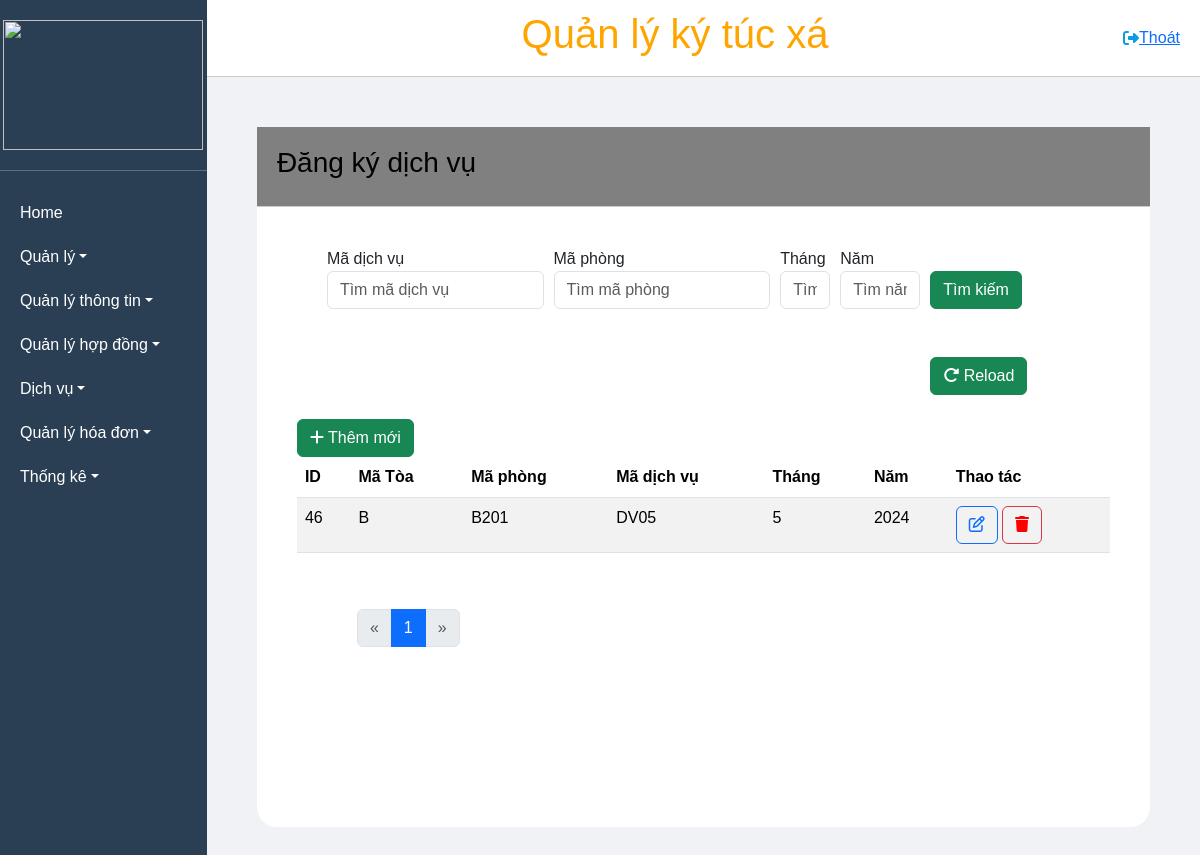
/DanhsachPDV, run on the app's committed database.
### tables this page shows
CREATE TABLE `dang_ky_dich_vu` (
  `id` int(11) NOT NULL,
  `maToa` varchar(50) NOT NULL,
  `id_room` varchar(50) NOT NULL,
  `id_service` varchar(50) NOT NULL,
  `month` int(11) NOT NULL,
  `year` int(11) NOT NULL
);

### MVC/Core/controller.php (called while the page is built, shortened)
<?php
class controller
{
    public function model($model)
    {
        return new $model;
    }
    public function view($view, $data = [])
    {
        require_once './MVC/Views/' . $view . '.php';
    }
}

### MVC/Controllers/DanhsachPDV.php (called while the page is built, shortened)
<?php
class DanhsachPDV extends controller
{
    private $dsdv;
    function __construct()
    {
        $this->dsdv = $this->model('PDV_m');
    }
    function Get_data()
    {
        $page = 1;
        $limit = 5;
        $dulieu = $this->dsdv->dichvuPDV_all($page, $limit);
        $total = $this->dsdv->count();
        $total_page = ceil($total / $limit);
        $dulieu1 = $this->dsdv->dichvu_idnamdv();
        $dulieu2 = $this->dsdv->hopdong_idP();
        $dulieu3 = $this->dsdv->dichvu_idnamdv();
        $phong = $this->dsdv->hopdong_idP();
         $toa = $this->dsdv->get_all_toa_hopdong();
         $toa1 = $this->dsdv->get_all_toa_hopdong();
        $this->view('MasterLayout', [
            'page' => 'DanhsachPDV_v',
            'dulieu' => $dulieu,
            'dulieu1' => $dulieu1,
            'dulieu2' => $dulieu2,
            'dulieu3' => $dulieu3,
            'phong' => $phong,
            'toa' => $toa,
            'toa1' => $toa1,
            'total_page' => $total_page,
            'limit' => $limit,
            'page_number' => $page
        ]);
    }
}

### MVC/Core/app.php (called while the page is built, shortened)
<?php
class app
{
    protected $action = 'Get_data';
    function __construct()
    {
        $arr = $this->processURL();
        if ($arr != null) {
            if (file_exists('./MVC/Controllers/' . $arr[0] . '.php')) {
                unset($arr[0]);
            }
        }
        $this->controller = new $this->controller;
        $this->param = $arr ? array_values($arr) : [];
        call_user_func_array([$this->controller, $this->action], $this->param);
    }
    function processURL()
    {
        if (isset($_GET['url'])) {
            return explode('/', filter_var(trim($_GET['url']), FILTER_DEFAULT));
        }
    }
}

### index.php (called while the page is built, shortened)
<?php
$app = new app();
?>

### MVC/Core/connectDB.php (called while the page is built, shortened)
<?php
class connectDB
{
    protected $serverName = "localhost";
    protected $userName = "root";
    protected $pwd = "";
    protected $dbName = "qlktx";
    function __construct()
    {
        $this->conn = mysqli_connect($this->serverName, $this->userName, $this->pwd, $this->dbName);
    }
}

### MVC/Models/PDV_m.php (called while the page is built, shortened)
<?php
class PDV_m extends connectDB
{
    public function dichvuPDV_all($page, $limit)
    {
        $offset = ($page - 1) * $limit;
        $sql = "SELECT * FROM dang_ky_dich_vu LIMIT $offset, $limit";
        return mysqli_query($this->conn, $sql);
    }
}

### MVC/Views/Pages/DanhsachPDV_v.php (the view, shortened to what this page needs)
<!DOCTYPE html>
<html lang="en">
<head>
</head>
<body>
    <div class="main">
        <div class="header">
            <h3>Đăng ký dịch vụ</h3>
        </div>
        <form method="post" action="http://localhost/QuanLyKyTucXa_new/DanhsachPDV/timkiem">
            <div class="form-inline">
                <div class="head_timkiem">
                    <div>
                        <label style="width: 100px;">Mã dịch vụ</label>
                        <input type="text" placeholder="Tìm mã dịch vụ" class="form-control" name="txtMaDV" value="<?php echo isset($_POST['txtMaDV']) ? htmlspecialchars($_POST['txtMaDV']) : ''; ?>">
                    </div>
                    <div>
                        <label style="width: 100px;">Mã phòng</label>
                        <input type="text" placeholder="Tìm mã phòng" class="form-control" name="txtMaPhong" value="<?php echo isset($_POST['txtMaPhong']) ? htmlspecialchars($_POST['txtMaPhong']) : ''; ?>">
                    </div>
                    <div>
                        <label style="width: 50px;">Tháng</label>
                        <input style="width: 50px;" type="text" placeholder="Tìm tháng" class="form-control" name="txtThang" value="<?php echo isset($_POST['txtThang']) ? htmlspecialchars($_POST['txtThang']) : ''; ?>">
                    </div>
                    <div>
                        <label style="width: 50px;">Năm</label>
                        <input style="width: 80px;" type="text" placeholder="Tìm năm" class="form-control" name="txtNam" value="<?php echo isset($_POST['txtNam']) ? htmlspecialchars($_POST['txtNam']) : ''; ?>">
                    </div>
                    <div>
                        <button type="submit" style="margin: 24px 0px" class="btn btn-success" name="btnTimKiem">Tìm kiếm</button>
                        <a href="http://localhost/QuanLyKyTucXa_new/DanhsachPDV" style="margin: 24px 0px" class="btn btn-success" name="btnReLoad"><i class="fa-solid fa-rotate-right"></i> Reload</a>
                    </div>
                </div>
                <button type="button" class="btn btn-success" data-bs-toggle="modal" data-bs-target="#addServiceModal"> <i class="fa-solid fa-plus"></i> Thêm mới </button>
                <table class="table table-striped table-hover">
                    <thead>
                        <tr>
                            <th>ID</th>
                            <th>Mã Tòa</th>
                            <th>Mã phòng</th>
                            <th>Mã dịch vụ</th>
                            <th>Tháng</th>
                            <th>Năm</th>
                            <th>Thao tác</th>
                        </tr>
                    </thead>
                    <tbody>
                        <?php
                        while ($row = mysqli_fetch_assoc($data['dulieu'])) {
                        ?>
                            <tr>
                                <td><?php echo htmlspecialchars($row['id']) ?></td>
                                <td><?php echo htmlspecialchars($row['maToa']) ?></td>
                                <td><?php echo htmlspecialchars($row['id_room']) ?></td>
                                <td><?php echo htmlspecialchars($row['id_service']) ?></td>
                                <td><?php echo htmlspecialchars($row['month']) ?></td>
                                <td><?php echo htmlspecialchars($row['year']) ?></td>
                                <td>
                                    <a class="btn btn-outline-primary" data-bs-toggle="modal" data-bs-target="#editServiceModal" onclick="updateDataPDV('<?php echo htmlspecialchars(json_encode($row)) ?>')"><i class="fa-regular fa-pen-to-square"></i></a>
                                    <a onclick="return confirm('Bạn có muốn xóa dịch vụ này không?');" href="http://localhost/QuanLyKyTucXa_new/DanhsachPDV/xoa/<?php echo $row['id'] ?>" class="btn btn-outline-danger"><i style="color: red;" class="fa-solid fa-trash"></i></a>
                                </td>
                            </tr>
                        <?php
                        }
                        ?>
                    </tbody>
                </table>
            </div>
            <?php
            if (isset($_POST['btnTimKiem'])) {
            } else {
            ?>
                <nav aria-label="Page navigation example">
                    <ul class="pagination">
                        <li class="page-item <?php if ($data['page_number'] <= 1) echo 'disabled'; ?>">
                            <a class="page-link" href="<?php if ($data['page_number'] > 1) echo "?page=" . ($data['page_number'] - 1);
                                                        else echo '#'; ?>" aria-label="Previous">
                                <span aria-hidden="true">&laquo;</span>
                            </a>
                        </li>
                        <?php for ($i = 1; $i <= $data['total_page']; $i++) { ?>
                            <li style="padding: 0px;" class="page-item <?php if ($data['page_number'] == $i) echo 'active'; ?>">
                                <a class="page-link" href="?page=<?php echo ($i); ?>"><?php echo ($i); ?></a>
                            </li>
                        <?php } ?>
                        <li style="padding: 0px;" class="page-item <?php if ($data['page_number'] >= $data['total_page']) echo 'disabled'; ?>">
                            <a class="page-link" href="<?php if ($data['page_number'] < $data['total_page']) echo "?page=" . ($data['page_number'] + 1);
                                                        else echo '#'; ?>" aria-label="Next">
                                <span aria-hidden="true">&raquo;</span>
                            </a>
                        </li>
                    </ul>
                </nav>
            <?php
            }
            ?>
</body>
</html>

### Public/CSS/style.css (style rules this page uses)
nav>ul>li { padding-left: 100px; }
* { padding: 0; margin: 0; box-sizing: border-box; }
.header { display: flex; align-items: center; justify-content:space-between ; padding: 20px; }
.main { height: 700px; background-color: #fff; border-radius: 20px; margin: 50px 50px 50px 50px ; }
body { background-color: #F0F2F5; }
.head_timkiem { padding-left: 30px; display: flex; gap: 10px }

### Public/CSS/master.css (style rules this page uses)
* { margin: 0; padding: 0; box-sizing: border-box; font-family: Arial, sans-serif; }
html, body { height: 100%; overflow: hidden; }
.header { background-color: grey; padding: 10px 20px; border-bottom: 1px solid #ccc; height: 80px; display: flex; justify-content: space-between; align-items: center; color: black; }

### Public/CSS/l1.css (style rules this page uses)
.form-inline { border-radius: 20px; background-color: white; padding: 40px; text-align: left; }

### data on the page
dang_ky_dich_vu: id "46", maToa "B", id_room "B201", id_service "DV05", month "5", year "2024"
